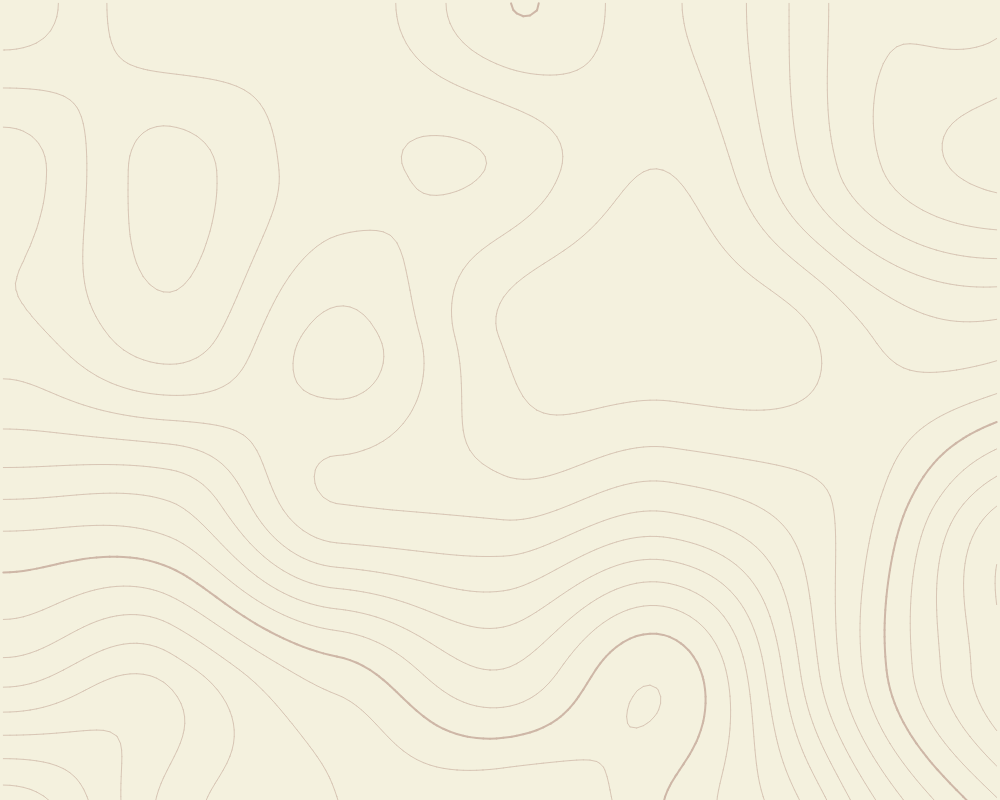
Frame 1 (no input)
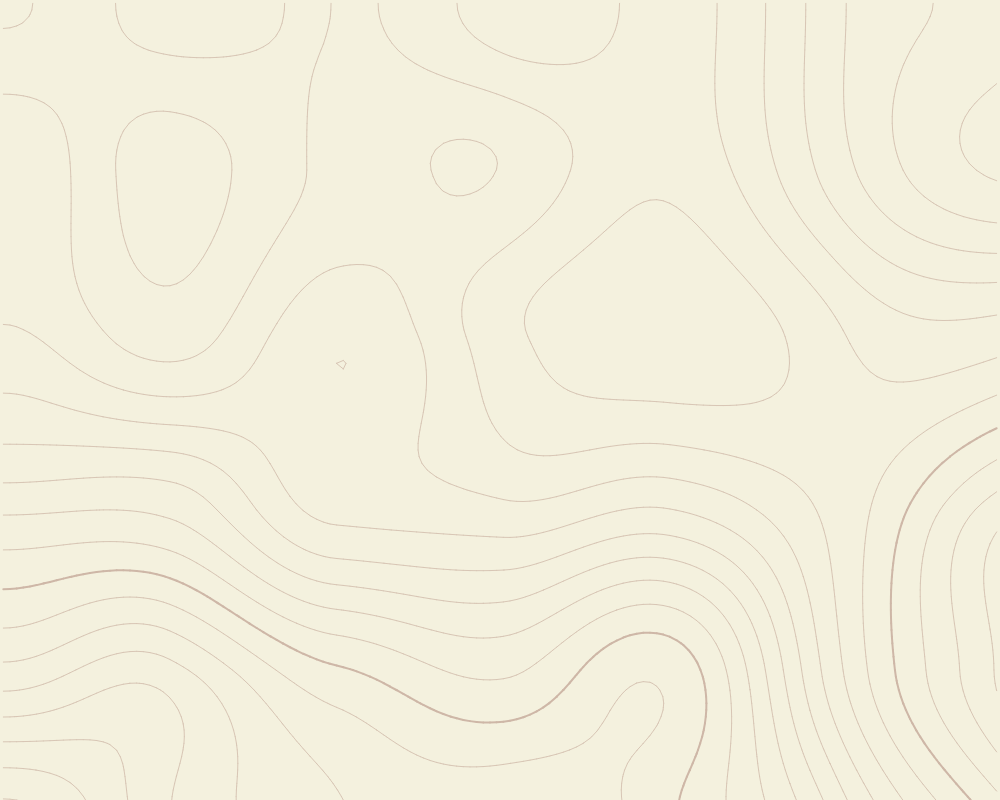
Frame 60 (no input)
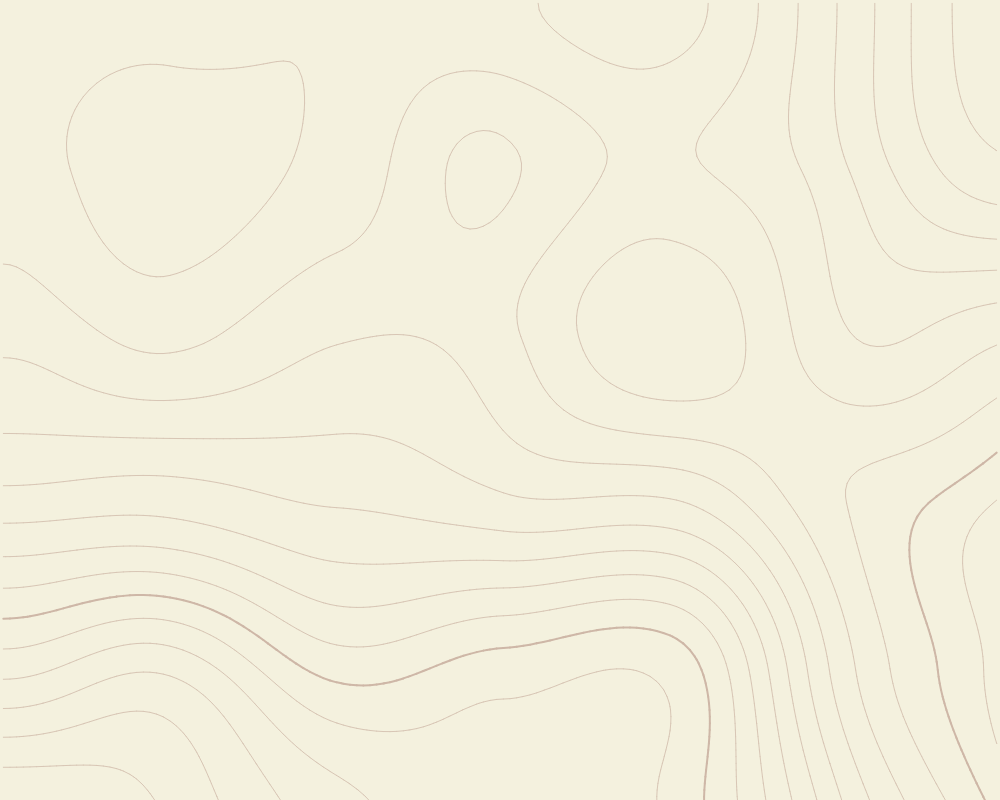
Frame 120 (the mouse pressed at the canvas centre since frame 60)

The p5.js sketch that drew these frames (run headless with seeded random() and noise() and a simulated clock; from frame 60 on, the mouse is pressed at the canvas centre):

// p5.js sketch
// ── sketch.js
//Lineas Topográficas (Marching Squares + Perlin Noise)
//Miguel Rodríguez
//30-08-2024

const WIDTH = 1000
const HEIGHT = 800

const N = 150
const spacing = WIDTH/N
const half_spacing = spacing/2
let grid = []

let interCheck

//variables for interpolation
let a, b, c, d, amt

//variables for non-interpolation
let p, q


function setup(){
    createCanvas(WIDTH, HEIGHT, P2D)
    for(let i = 0; i < N; i++){
        grid[i] = []
        for(let j = 0; j < N; j++){ 
            let x = (i - (WIDTH/2)/10)/35
            let y = (j - (HEIGHT/2)/10)/35
            grid[i][j] = noise(x+2000, y-1000, frameCount)
        }
    }
    a = createVector()
    b = createVector()
    c = createVector()
    d = createVector()

    p = createVector()
    q = createVector()
}


function draw(){
    tamval = 200

    let z = frameCount/1500
    for(let i = 0; i < N; i++){
        for(let j = 0; j < N; j++){ 
            let x = i/tamval
            let y = j/tamval
            grid[i][j] = noise(x+2000, y-1000, z)
        }
    }
    
    //drawRects()
    background("#f4f1de")
    
    translate(spacing/2, spacing/2)
    
    for(let k = 0; k < 1; k += 0.0155){
        let kk = round(k, 3)
        let kkk = kk.toFixed(2)
        if(kk == kkk){
            stroke("#CEB7A7");
            strokeWeight(2);
        }
        else{
            stroke("#D8C6B5");
            strokeWeight(1);
        }
        for(let i = 0; i < N-1; i++){
            for(let j = 0; j < N-1; j++){
                let marchingCase = evaluate(i, j, k)
                drawLineInterpolated(marchingCase, i, j, k)
            }
        }
    }

}

function drawGrid(){
    strokeWeight(2)
    stroke(200)
    for (var x = 0; x < spacing*(N); x += spacing) {
        for (var y = 0; y < spacing*(N); y += spacing) {
            line(x, 0, x, height-spacing);
            line(0, y, width-spacing, y);
        }
    }
}



function drawSegmentInterpolated(a, b){
    line(a.x, a.y, b.x, b.y)
}

function drawLineInterpolated(marchingCase, i, j, threshVal) {
    let rez = spacing;
    
    let x = i * rez;
    let y = j * rez;

    let a_val = grid[i][j]
    let b_val = grid[i + 1][j]
    let c_val = grid[i + 1][j + 1]
    let d_val = grid[i][j + 1]

    amt = (threshVal - a_val) / (b_val - a_val);
    a.x = customLerp(x, x + rez, amt);
    a.y = y;


    amt = (threshVal - b_val) / (c_val - b_val);
    b.x = x + rez;
    b.y = customLerp(y, y + rez, amt);

    amt = (threshVal - d_val) / (c_val - d_val);
    c.x = customLerp(x, x + rez, amt);
    c.y = y + rez;

    amt = (threshVal - a_val) / (d_val - a_val);
    d.x = x;
    d.y = customLerp(y, y + rez, amt);

    

    switch (marchingCase) {
        case 1: 
            drawSegmentInterpolated(c, d);
            break;
        case 2:
            drawSegmentInterpolated(b, c);
            break;
        case 3:
            drawSegmentInterpolated(b, d);
            break;
        case 4:
            drawSegmentInterpolated(a, b);
            break;
        case 5:
            drawSegmentInterpolated(a, d);
            drawSegmentInterpolated(b, c);
            break;
        case 6:
            drawSegmentInterpolated(a, c);
            break;
        case 7:
            drawSegmentInterpolated(a, d);
            break;
        case 8:
            drawSegmentInterpolated(a, d);
            break;
        case 9:
            drawSegmentInterpolated(a, c);
            break;
        case 10:
            drawSegmentInterpolated(a, b);
            drawSegmentInterpolated(c, d);
            break;
        case 11:
            drawSegmentInterpolated(a, b);
            break;
        case 12:
            drawSegmentInterpolated(b, d);
            break;
        case 13:
            drawSegmentInterpolated(b, c);
            break;
        case 14:
            drawSegmentInterpolated(c, d);
            break;
    }
}



function evaluate(i, j, threshold){
    let a = grid[i][j] > threshold ? 1 : 0
    let b = grid[i+1][j] > threshold ? 1 : 0
    let c = grid[i+1][j+1] > threshold ? 1 : 0
    let d = grid[i][j+1] > threshold ? 1 : 0
    return a*8 + b*4 + c*2 + d*1
}

function drawRects(){
    noStroke()
    for(let i = 0; i < N; i++){
        for(let j = 0; j < N; j++){
            fill(grid[i][j]*255, 0, 255-grid[i][j]*255)
            rect(i*spacing, j*spacing, spacing, spacing)
        }
    }
}

function drawPoints(){
    push()
    strokeWeight(spacing/3)
    for(let i = 0; i < N; i++){
        for(let j = 0; j < N; j++){
            stroke(grid[i][j]*255)
            point(i*spacing, j*spacing)
        }
    }
    pop()
}

function customLerp(a, b, amt){
    return (1-amt)*a + amt*b
}
